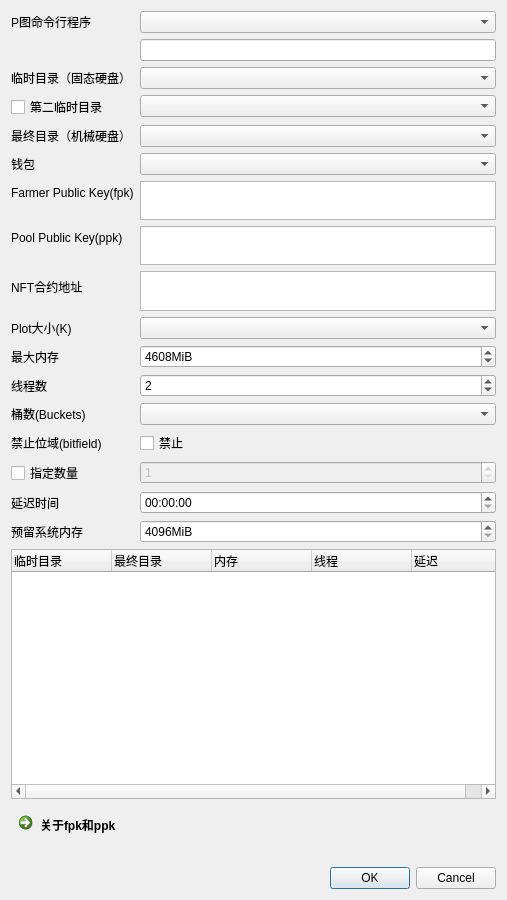
<?xml version="1.0" encoding="UTF-8"?>
<ui version="4.0">
 <class>CreatePlotDialog</class>
 <widget class="QDialog" name="CreatePlotDialog">
  <property name="windowModality">
   <enum>Qt::WindowModal</enum>
  </property>
  <property name="geometry">
   <rect>
    <x>0</x>
    <y>0</y>
    <width>507</width>
    <height>882</height>
   </rect>
  </property>
  <property name="sizePolicy">
   <sizepolicy hsizetype="Fixed" vsizetype="Expanding">
    <horstretch>0</horstretch>
    <verstretch>0</verstretch>
   </sizepolicy>
  </property>
  <property name="minimumSize">
   <size>
    <width>500</width>
    <height>0</height>
   </size>
  </property>
  <property name="windowTitle">
   <string>创建任务</string>
  </property>
  <layout class="QVBoxLayout" name="verticalLayout">
   <item>
    <layout class="QFormLayout" name="formLayout">
     <item row="3" column="0">
      <widget class="QLabel" name="labelSSD">
       <property name="text">
        <string>临时目录（固态硬盘）</string>
       </property>
      </widget>
     </item>
     <item row="3" column="1">
      <widget class="QComboBox" name="comboSSD"/>
     </item>
     <item row="5" column="0">
      <widget class="QLabel" name="labelHDD">
       <property name="text">
        <string>最终目录（机械硬盘）</string>
       </property>
      </widget>
     </item>
     <item row="5" column="1">
      <widget class="QComboBox" name="comboHDD"/>
     </item>
     <item row="7" column="0">
      <widget class="QLabel" name="labelFpk">
       <property name="text">
        <string>Farmer Public Key(fpk)</string>
       </property>
      </widget>
     </item>
     <item row="9" column="0">
      <widget class="QLabel" name="labelPpk">
       <property name="text">
        <string>Pool Public Key(ppk)</string>
       </property>
      </widget>
     </item>
     <item row="17" column="1">
      <widget class="QSpinBox" name="spinNumber">
       <property name="enabled">
        <bool>false</bool>
       </property>
       <property name="minimum">
        <number>1</number>
       </property>
       <property name="maximum">
        <number>50</number>
       </property>
      </widget>
     </item>
     <item row="18" column="0">
      <widget class="QLabel" name="labelDelay">
       <property name="text">
        <string>延迟时间</string>
       </property>
      </widget>
     </item>
     <item row="18" column="1">
      <widget class="QTimeEdit" name="timeEditDelay">
       <property name="displayFormat">
        <string>HH:mm:ss</string>
       </property>
      </widget>
     </item>
     <item row="13" column="0">
      <widget class="QLabel" name="labelThreadNum">
       <property name="text">
        <string>线程数</string>
       </property>
      </widget>
     </item>
     <item row="13" column="1">
      <widget class="QSpinBox" name="spinThreadNum">
       <property name="minimum">
        <number>1</number>
       </property>
       <property name="maximum">
        <number>9999</number>
       </property>
       <property name="value">
        <number>2</number>
       </property>
      </widget>
     </item>
     <item row="12" column="0">
      <widget class="QLabel" name="labelMemory">
       <property name="text">
        <string>最大内存</string>
       </property>
      </widget>
     </item>
     <item row="12" column="1">
      <widget class="QSpinBox" name="spinMemory">
       <property name="suffix">
        <string>MiB</string>
       </property>
       <property name="minimum">
        <number>1000</number>
       </property>
       <property name="maximum">
        <number>10000000</number>
       </property>
       <property name="singleStep">
        <number>100</number>
       </property>
       <property name="value">
        <number>4608</number>
       </property>
      </widget>
     </item>
     <item row="17" column="0">
      <widget class="QCheckBox" name="checkBoxSpecifyCount">
       <property name="text">
        <string>指定数量</string>
       </property>
      </widget>
     </item>
     <item row="14" column="0">
      <widget class="QLabel" name="labelBucketNum">
       <property name="text">
        <string>桶数(Buckets)</string>
       </property>
      </widget>
     </item>
     <item row="11" column="0">
      <widget class="QLabel" name="labelK">
       <property name="text">
        <string>Plot大小(K)</string>
       </property>
      </widget>
     </item>
     <item row="11" column="1">
      <widget class="QComboBox" name="comboK"/>
     </item>
     <item row="16" column="0">
      <widget class="QLabel" name="labelNoBitfield">
       <property name="text">
        <string>禁止位域(bitfield)</string>
       </property>
      </widget>
     </item>
     <item row="16" column="1">
      <widget class="QCheckBox" name="checkBoxNoBitfield">
       <property name="text">
        <string>禁止</string>
       </property>
      </widget>
     </item>
     <item row="0" column="0">
      <widget class="QLabel" name="labelCmdLine">
       <property name="text">
        <string>P图命令行程序</string>
       </property>
      </widget>
     </item>
     <item row="0" column="1">
      <widget class="QComboBox" name="comboCmdLine"/>
     </item>
     <item row="1" column="1">
      <widget class="QLineEdit" name="lineEditCmdLine">
       <property name="readOnly">
        <bool>true</bool>
       </property>
      </widget>
     </item>
     <item row="7" column="1">
      <widget class="QPlainTextEdit" name="editFpk">
       <property name="sizePolicy">
        <sizepolicy hsizetype="Expanding" vsizetype="Preferred">
         <horstretch>0</horstretch>
         <verstretch>0</verstretch>
        </sizepolicy>
       </property>
       <property name="maximumSize">
        <size>
         <width>16777215</width>
         <height>40</height>
        </size>
       </property>
      </widget>
     </item>
     <item row="9" column="1">
      <widget class="QPlainTextEdit" name="editPpk">
       <property name="sizePolicy">
        <sizepolicy hsizetype="Expanding" vsizetype="Preferred">
         <horstretch>0</horstretch>
         <verstretch>0</verstretch>
        </sizepolicy>
       </property>
       <property name="maximumSize">
        <size>
         <width>16777215</width>
         <height>40</height>
        </size>
       </property>
      </widget>
     </item>
     <item row="19" column="0">
      <widget class="QLabel" name="labelReserve">
       <property name="text">
        <string>预留系统内存</string>
       </property>
      </widget>
     </item>
     <item row="19" column="1">
      <widget class="QSpinBox" name="spinReservedMemory">
       <property name="suffix">
        <string>MiB</string>
       </property>
       <property name="minimum">
        <number>4096</number>
       </property>
       <property name="maximum">
        <number>10000000</number>
       </property>
       <property name="singleStep">
        <number>100</number>
       </property>
      </widget>
     </item>
     <item row="14" column="1">
      <widget class="QComboBox" name="comboBucketNum">
       <property name="currentText">
        <string/>
       </property>
      </widget>
     </item>
     <item row="4" column="1">
      <widget class="QComboBox" name="comboTemp2">
       <property name="editable">
        <bool>false</bool>
       </property>
      </widget>
     </item>
     <item row="4" column="0">
      <widget class="QCheckBox" name="checkBoxSpecifyTemp2">
       <property name="text">
        <string>第二临时目录</string>
       </property>
      </widget>
     </item>
     <item row="6" column="0">
      <widget class="QLabel" name="labelWallet">
       <property name="text">
        <string>钱包</string>
       </property>
      </widget>
     </item>
     <item row="6" column="1">
      <widget class="QComboBox" name="comboWallet"/>
     </item>
     <item row="10" column="0">
      <widget class="QLabel" name="labelNft">
       <property name="text">
        <string>NFT合约地址</string>
       </property>
      </widget>
     </item>
     <item row="10" column="1">
      <widget class="QPlainTextEdit" name="editNft">
       <property name="sizePolicy">
        <sizepolicy hsizetype="Expanding" vsizetype="Preferred">
         <horstretch>0</horstretch>
         <verstretch>0</verstretch>
        </sizepolicy>
       </property>
       <property name="maximumSize">
        <size>
         <width>16777215</width>
         <height>40</height>
        </size>
       </property>
      </widget>
     </item>
    </layout>
   </item>
   <item>
    <widget class="QTreeWidget" name="treeWidgetTasks">
     <property name="minimumSize">
      <size>
       <width>0</width>
       <height>250</height>
      </size>
     </property>
     <column>
      <property name="text">
       <string>临时目录</string>
      </property>
     </column>
     <column>
      <property name="text">
       <string>最终目录</string>
      </property>
     </column>
     <column>
      <property name="text">
       <string>内存</string>
      </property>
     </column>
     <column>
      <property name="text">
       <string>线程</string>
      </property>
     </column>
     <column>
      <property name="text">
       <string>延迟</string>
      </property>
     </column>
    </widget>
   </item>
   <item>
    <widget class="QCommandLinkButton" name="commandLinkButton">
     <property name="text">
      <string>关于fpk和ppk</string>
     </property>
    </widget>
   </item>
   <item>
    <widget class="QLabel" name="labelTip">
     <property name="text">
      <string/>
     </property>
     <property name="wordWrap">
      <bool>true</bool>
     </property>
    </widget>
   </item>
   <item>
    <widget class="QDialogButtonBox" name="buttonBox">
     <property name="orientation">
      <enum>Qt::Horizontal</enum>
     </property>
     <property name="standardButtons">
      <set>QDialogButtonBox::Cancel|QDialogButtonBox::Ok</set>
     </property>
    </widget>
   </item>
  </layout>
 </widget>
 <tabstops>
  <tabstop>comboCmdLine</tabstop>
  <tabstop>lineEditCmdLine</tabstop>
  <tabstop>comboSSD</tabstop>
  <tabstop>comboHDD</tabstop>
  <tabstop>comboK</tabstop>
  <tabstop>spinMemory</tabstop>
  <tabstop>spinThreadNum</tabstop>
  <tabstop>checkBoxNoBitfield</tabstop>
  <tabstop>checkBoxSpecifyCount</tabstop>
  <tabstop>spinNumber</tabstop>
  <tabstop>timeEditDelay</tabstop>
  <tabstop>commandLinkButton</tabstop>
 </tabstops>
 <resources/>
 <connections>
  <connection>
   <sender>buttonBox</sender>
   <signal>accepted()</signal>
   <receiver>CreatePlotDialog</receiver>
   <slot>accept()</slot>
   <hints>
    <hint type="sourcelabel">
     <x>248</x>
     <y>254</y>
    </hint>
    <hint type="destinationlabel">
     <x>157</x>
     <y>274</y>
    </hint>
   </hints>
  </connection>
  <connection>
   <sender>buttonBox</sender>
   <signal>rejected()</signal>
   <receiver>CreatePlotDialog</receiver>
   <slot>reject()</slot>
   <hints>
    <hint type="sourcelabel">
     <x>316</x>
     <y>260</y>
    </hint>
    <hint type="destinationlabel">
     <x>286</x>
     <y>274</y>
    </hint>
   </hints>
  </connection>
 </connections>
</ui>
